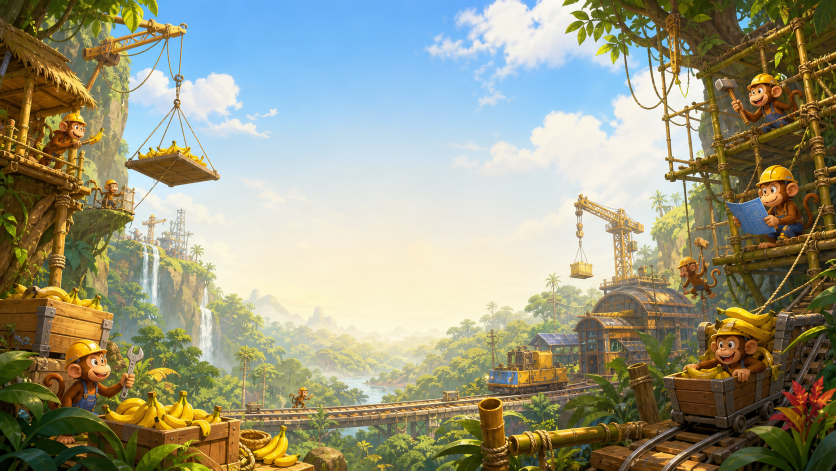
#> input picture nessesary/generated/main_menu_bg_far_generated_20260619.png, 1672 x 941 px (shown at 1/2 size)
$ python build_martyshkin_main_menu_background.py
#> lines starting #> are read from the running program, lines starting #| are printed output that depends on the picture
from __future__ import annotations

import json
import math
import re
import uuid
from dataclasses import dataclass
from pathlib import Path

import numpy as np
from PIL import Image, ImageDraw, ImageEnhance, ImageFilter, ImageFont

try:
    import cv2
except ModuleNotFoundError:  # pragma: no cover - depends on local toolchain.
    cv2 = None


PROJECT_ROOT = Path(__file__).resolve().parents[2]
SOURCE_DIR = PROJECT_ROOT / "nessesary" / "10.1"
GENERATED_SOURCE_DIR = PROJECT_ROOT / "nessesary" / "generated"
GENERATED_MAIN_MENU_FAR_SOURCE = GENERATED_SOURCE_DIR / "main_menu_bg_far_generated_20260619.png"
OUT_DIR = PROJECT_ROOT / "assets" / "resources" / "ui" / "main_menu_background"
QA_DIR = PROJECT_ROOT / "qa" / "main-menu-background-10-1"
ACTIVE_SINGLE_LAYER_ASSETS = {"main_menu_bg_far.png"}
PRESERVE_DECORATIVE_FAR_EDGE_SIGNS = False
SKIPPED_LEGACY_ASSETS = [
    "main_menu_bg_mid.png",
    "main_menu_bg_near_left.png",
    "main_menu_bg_near_right.png",
    "main_menu_bg_top_hanging.png",
    "main_menu_bg_bottom_foreground.png",
    "main_menu_grade_overlay.png",
    "main_menu_decor_props_sheet.png",
]


@dataclass(frozen=True)
class AssetSpec:
    source_index: int
    file_name: str
    mode: str
    size: tuple[int, int]
    alpha_policy: str
    packable: bool
    role: str


SPECS: list[AssetSpec] = [
    AssetSpec(1, "main_menu_bg_far.png", "RGB", (2048, 1152), "opaque", False, "far scenic background"),
]

ACTIVE_SPECS: list[AssetSpec] = [spec for spec in SPECS if spec.file_name in ACTIVE_SINGLE_LAYER_ASSETS]

MAIN_MENU_FAR_DETEXT_RECTS: tuple[tuple[int, int, int, int], ...] = (
    # Optional fallback only.  The current UI audit allows non-interactive
    # decorative signs on the backdrop, while forbidding ghost labels and
    # interactive baked text under the menu.  The default path preserves the
    # scenic illustration; patching these areas locally creates visible spots.
    (196, 404, 454, 604),
    (1748, 640, 2048, 848),
)
MAIN_MENU_FAR_DETEXT_CLONE_OFFSETS: tuple[tuple[int, int], ...] = (
    (0, 230),
    (-420, 130),
)


def natural_source_index(path: Path) -> int:
    match = re.search(r"\((\d+)\)", path.name)
    if match:
        return int(match.group(1))
    return 999


def source_files() -> dict[int, Path]:
    files = sorted(SOURCE_DIR.glob("*.png"), key=lambda p: (natural_source_index(p), p.name))
    mapping: dict[int, Path] = {}
    for i, path in enumerate(files, 1):
        mapping[natural_source_index(path) if natural_source_index(path) != 999 else i] = path
    return mapping


def source_for_spec(spec: AssetSpec, source_map: dict[int, Path]) -> Path:
    if spec.file_name == "main_menu_bg_far.png" and GENERATED_MAIN_MENU_FAR_SOURCE.exists():
        return GENERATED_MAIN_MENU_FAR_SOURCE
    source = source_map.get(spec.source_index)
    if not source:
        raise SystemExit(f"Missing source index {spec.source_index}")
    return source


def validate_active_sources(source_map: dict[int, Path]) -> None:
    """Require only sources that can actually be used by the active runtime policy."""

    missing: list[str] = []
    for spec in ACTIVE_SPECS:
        if spec.file_name == "main_menu_bg_far.png" and GENERATED_MAIN_MENU_FAR_SOURCE.exists():
            continue
        if spec.source_index not in source_map:
            missing.append(f"{spec.file_name}: source index {spec.source_index}")
    if missing:
        raise SystemExit(
            "Missing active main-menu backdrop source(s): "
            + ", ".join(missing)
            + f". Legacy onion-layer sources are intentionally not required by the single-PNG policy."
        )


def resize_cover(img: Image.Image, size: tuple[int, int]) -> Image.Image:
    target_w, target_h = size
    src_w, src_h = img.size
    scale = max(target_w / src_w, target_h / src_h)
    new_w = math.ceil(src_w * scale)
    new_h = math.ceil(src_h * scale)
    resized = img.resize((new_w, new_h), Image.Resampling.LANCZOS)
    left = max(0, (new_w - target_w) // 2)
    top = max(0, (new_h - target_h) // 2)
    return resized.crop((left, top, left + target_w, top + target_h))


# [286 lines left out: functions resize_contain, connected_components, largest_connected_background, alpha_from_background_mask, remove_checkerboard, remove_black_background and 6 more, not called in this run]


def prepare_generated_main_menu_far_background(img: Image.Image, size: tuple[int, int]) -> Image.Image:
    """Normalize the production generated backdrop without local patching."""

    scenic = resize_cover(img.convert("RGB"), size)
    scenic = ImageEnhance.Color(scenic).enhance(1.06)
    scenic = ImageEnhance.Contrast(scenic).enhance(1.03)
    scenic = ImageEnhance.Brightness(scenic).enhance(0.99)
    return scenic.convert("RGB")


# [17 lines left out: functions sanitized_single_layer_far_background, apply_menu_safe_zone_alpha, not called in this run]


def create_directory_meta(path: Path) -> None:
    meta = path.with_suffix(path.suffix + ".meta") if path.suffix else Path(str(path) + ".meta")
    if meta.exists():
        return
    meta.write_text(json.dumps({
        "ver": "1.2.0",
        "importer": "directory",
        "imported": True,
        "uuid": str(uuid.uuid4()),
        "files": [],
        "subMetas": {},
        "userData": {},
    }, ensure_ascii=False, indent=2), encoding="utf-8")


def existing_image_uuid(path: Path) -> str | None:
    meta_path = path.with_suffix(path.suffix + ".meta")
    if not meta_path.exists():
        return None
    try:
        meta = json.loads(meta_path.read_text(encoding="utf-8"))
    except (json.JSONDecodeError, OSError):
        return None
    value = meta.get("uuid")
    return value if isinstance(value, str) and value else None


def image_meta(path: Path, img: Image.Image, has_alpha: bool, packable: bool, base_uuid: str | None = None) -> dict:
    base_uuid = base_uuid or str(uuid.uuid4())
    name = path.stem
    w, h = img.size
    half_w = w / 2
    half_h = h / 2
    return {
        "ver": "1.0.27",
        "importer": "image",
        "imported": True,
        "uuid": base_uuid,
        "files": [".json", ".png"],
        "subMetas": {
            "6c48a": {
                "importer": "texture",
                "uuid": f"{base_uuid}@6c48a",
                "displayName": name,
                "id": "6c48a",
                "name": "texture",
                "userData": {
                    "wrapModeS": "clamp-to-edge",
                    "wrapModeT": "clamp-to-edge",
                    "imageUuidOrDatabaseUri": base_uuid,
                    "isUuid": True,
                    "visible": False,
                    "minfilter": "linear",
                    "magfilter": "linear",
                    "mipfilter": "none",
                    "anisotropy": 0,
                },
                "ver": "1.0.22",
                "imported": True,
                "files": [".json"],
                "subMetas": {},
            },
            "f9941": {
                "importer": "sprite-frame",
                "uuid": f"{base_uuid}@f9941",
                "displayName": name,
                "id": "f9941",
                "name": "spriteFrame",
                "userData": {
                    "trimThreshold": 1,
                    "rotated": False,
                    "offsetX": 0,
                    "offsetY": 0,
                    "trimX": 0,
                    "trimY": 0,
                    "width": w,
                    "height": h,
                    "rawWidth": w,
                    "rawHeight": h,
                    "borderTop": 0,
                    "borderBottom": 0,
                    "borderLeft": 0,
                    "borderRight": 0,
                    "packable": packable,
                    "pixelsToUnit": 100,
                    "pivotX": 0.5,
                    "pivotY": 0.5,
                    "meshType": 0,
                    "vertices": {
                        "rawPosition": [-half_w, -half_h, 0, half_w, -half_h, 0, -half_w, half_h, 0, half_w, half_h, 0],
                        "indexes": [0, 1, 2, 2, 1, 3],
                        "uv": [0, h, w, h, 0, 0, w, 0],
                        "nuv": [0, 0, 1, 0, 0, 1, 1, 1],
                        "minPos": [-half_w, -half_h, 0],
                        "maxPos": [half_w, half_h, 0],
                    },
                    "isUuid": True,
                    "imageUuidOrDatabaseUri": f"{base_uuid}@6c48a",
                    "atlasUuid": "",
                    "trimType": "auto",
                },
                "ver": "1.0.12",
                "imported": True,
                "files": [".json"],
                "subMetas": {},
            },
        },
        "userData": {
            "type": "sprite-frame",
            "fixAlphaTransparencyArtifacts": False,
            "hasAlpha": has_alpha,
            "redirect": f"{base_uuid}@6c48a",
        },
    }


def save_meta(path: Path, img: Image.Image, has_alpha: bool, packable: bool) -> None:
    base_uuid = existing_image_uuid(path)
    path.with_suffix(path.suffix + ".meta").write_text(
        json.dumps(image_meta(path, img, has_alpha, packable, base_uuid), ensure_ascii=False, indent=2),
        encoding="utf-8",
    )


def alpha_stats(img: Image.Image) -> dict:
    rgba = img.convert("RGBA")
    alpha = rgba.getchannel("A")
    hist = alpha.histogram()
    total = rgba.width * rgba.height
    transparent = sum(hist[:8])
    opaque = sum(hist[248:])
    return {
        "size": [rgba.width, rgba.height],
        "mode": rgba.mode,
        "alphaMinMax": list(alpha.getextrema()),
        "transparentPct": round(transparent * 100 / total, 3),
        "opaquePct": round(opaque * 100 / total, 3),
        "bbox": list(alpha.getbbox() or (0, 0, 0, 0)),
    }


def checkerboard(size: tuple[int, int], tile: int = 24) -> Image.Image:
    w, h = size
    img = Image.new("RGBA", size, (32, 29, 24, 255))
    draw = ImageDraw.Draw(img)
    for y in range(0, h, tile):
        for x in range(0, w, tile):
            color = (78, 72, 62, 255) if ((x // tile) + (y // tile)) % 2 else (42, 38, 32, 255)
            draw.rectangle([x, y, x + tile - 1, y + tile - 1], fill=color)
    return img


def contact_sheet(paths: list[Path], out_path: Path) -> None:
    tile_w, tile_h = 420, 260
    cols = 2
    rows = math.ceil(len(paths) / cols)
    sheet = Image.new("RGBA", (tile_w * cols, rows * (tile_h + 42)), (24, 20, 16, 255))
    draw = ImageDraw.Draw(sheet)
    font = ImageFont.load_default()
    for i, path in enumerate(paths):
        x = (i % cols) * tile_w
        y = (i // cols) * (tile_h + 42)
        img = Image.open(path).convert("RGBA")
        bg = checkerboard((tile_w, tile_h))
        img.thumbnail((tile_w, tile_h), Image.Resampling.LANCZOS)
        bg.alpha_composite(img, ((tile_w - img.width) // 2, (tile_h - img.height) // 2))
        sheet.alpha_composite(bg, (x, y))
        draw.text((x + 8, y + tile_h + 8), path.name, fill=(246, 228, 180, 255), font=font)
    out_path.parent.mkdir(parents=True, exist_ok=True)
    sheet.convert("RGB").save(out_path, quality=92)


def main() -> None:
    source_map = source_files()
    validate_active_sources(source_map)

    uses_generated_far_source = GENERATED_MAIN_MENU_FAR_SOURCE.exists()
    OUT_DIR.mkdir(parents=True, exist_ok=True)
    QA_DIR.mkdir(parents=True, exist_ok=True)
    create_directory_meta(PROJECT_ROOT / "assets" / "resources" / "ui")
    create_directory_meta(OUT_DIR)

    report: dict[str, object] = {
        "sourceDir": str(SOURCE_DIR),
        "outDir": str(OUT_DIR),
        "setId": "main_menu_background_set",
        "runtimePolicy": "single active PNG backdrop; legacy onion layers are not regenerated into assets/resources",
        "skippedLegacyAssets": SKIPPED_LEGACY_ASSETS,
        "productionSource": str(GENERATED_MAIN_MENU_FAR_SOURCE) if uses_generated_far_source else "fallback: nessesary/10.1 source index 1",
        "productionSourceKind": "generated cohesive scenic PNG" if uses_generated_far_source else "legacy audit source with text-removal fallback",
        "centerSafeZonePolicy": "single coherent scenic picture; no ghost labels, UI props, readable text, patch marks, or onion-layer remnants in the menu backdrop",
        "decorativeFarEdgeSignsPreserved": PRESERVE_DECORATIVE_FAR_EDGE_SIGNS,
        "inactiveDetextRects": [] if uses_generated_far_source or PRESERVE_DECORATIVE_FAR_EDGE_SIGNS else [list(rect) for rect in MAIN_MENU_FAR_DETEXT_RECTS],
        "assets": [],
    }
    output_paths: list[Path] = []
    for spec in ACTIVE_SPECS:
        source = source_for_spec(spec, source_map)
        img = Image.open(source)
#> img is the input picture: PIL image 1672x941 RGB; mean R, G, B 152.3, 151.4, 126.5
        if spec.file_name != "main_menu_bg_far.png":
            raise ValueError(f"Inactive legacy main-menu layer reached active generator: {spec.file_name}")
        out_img = prepare_generated_main_menu_far_background(img, spec.size) if source == GENERATED_MAIN_MENU_FAR_SOURCE else sanitized_single_layer_far_background(img, spec.size)
#> in resize_cover, `return resized.crop((left, top, left + target_w, top + target_h))`:
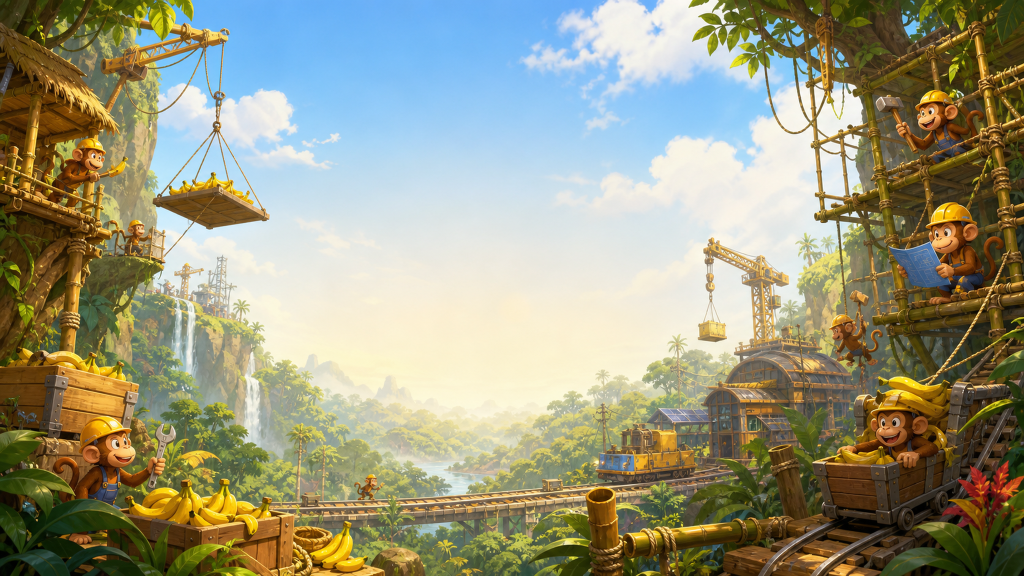
#> returned value: PIL image 2048x1152 RGB (shown at 1/2 size); mean R, G, B 152.3, 151.4, 126.6
        save_img = out_img
        has_alpha = False

        out_path = OUT_DIR / spec.file_name
        save_img.save(out_path)
        save_meta(out_path, save_img.convert("RGBA"), has_alpha, spec.packable)
        output_paths.append(out_path)
        item = {
            "file": str(out_path),
            "source": str(source),
            "role": spec.role,
            "alphaPolicy": spec.alpha_policy,
            "hasAlpha": has_alpha,
            **alpha_stats(save_img),
        }
#> in alpha_stats, `alpha = rgba.getchannel("A")`: alpha: PIL image 2048x1152 L; every value is 255
#> in alpha_stats, `hist = alpha.histogram()`: hist = 256 values from 0 to 2359296
#> in alpha_stats, `transparent = sum(hist[:8])`: transparent = 0
#> in alpha_stats, `opaque = sum(hist[248:])`: opaque = 2359296
        report["assets"].append(item)

    report_path = QA_DIR / "main_menu_background_10_1_report.json"
    report_path.write_text(json.dumps(report, ensure_ascii=False, indent=2), encoding="utf-8")
    contact_sheet(output_paths, QA_DIR / "main_menu_background_10_1_contact_sheet.jpg")
#> in contact_sheet, `sheet = Image.new("RGBA", (tile_w * cols, rows * (tile_h + 42)), (24, ..`:
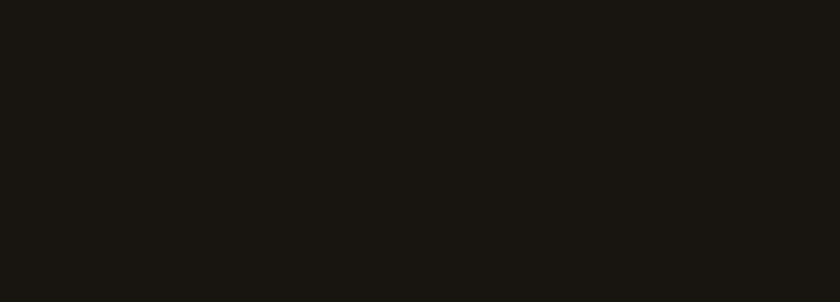
#> sheet: PIL image 840x302 RGBA; mean R, G, B, A 24, 20, 16, 255
#> in checkerboard, `img = Image.new("RGBA", size, (32, 29, 24, 255))`:
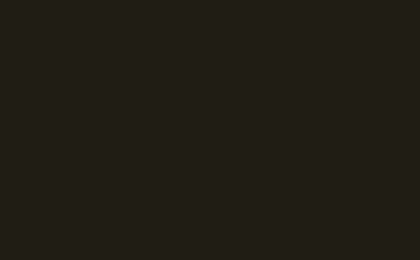
#> img: PIL image 420x260 RGBA; mean R, G, B, A 32, 29, 24, 255
#> in contact_sheet, `bg = checkerboard((tile_w, tile_h))`:
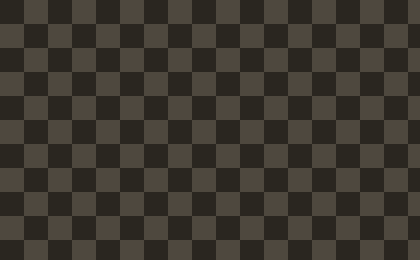
#> bg: PIL image 420x260 RGBA; mean R, G, B, A 60, 55, 47, 255
#> in contact_sheet, `img.thumbnail((tile_w, tile_h), Image.Resampling.LANCZOS)`:
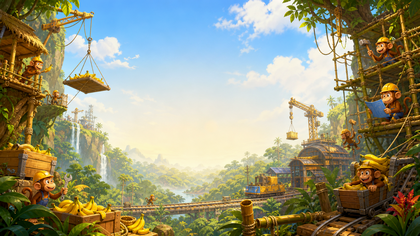
#> img: PIL image 420x236 RGBA; mean R, G, B, A 149.6, 148.7, 122.3, 255
#> in contact_sheet, `bg.alpha_composite(img, ((tile_w - img.width) // 2, (tile_h - img.heig..`:
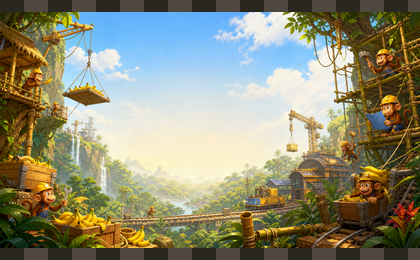
#> bg: PIL image 420x260 RGBA; mean R, G, B, A 141.3, 140, 115.3, 255
#> in contact_sheet, `sheet.convert("RGB").save(out_path, quality=92)`:
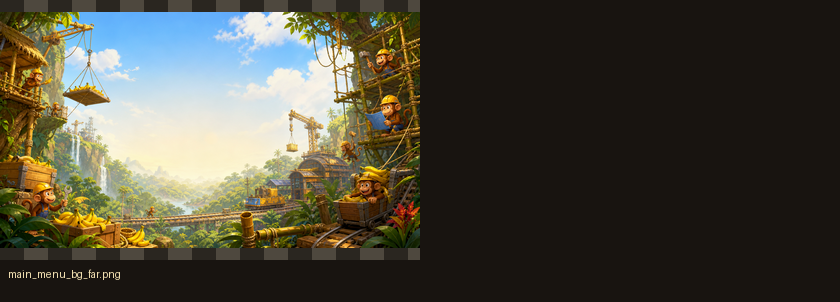
#> saved as main_menu_background_10_1_contact_sheet.jpg: PIL image 840x302 RGB; mean R, G, B 74.7, 71.9, 58.9
    print(json.dumps({"generated": len(output_paths), "report": str(report_path)}, ensure_ascii=False))


if __name__ == "__main__":
    main()
